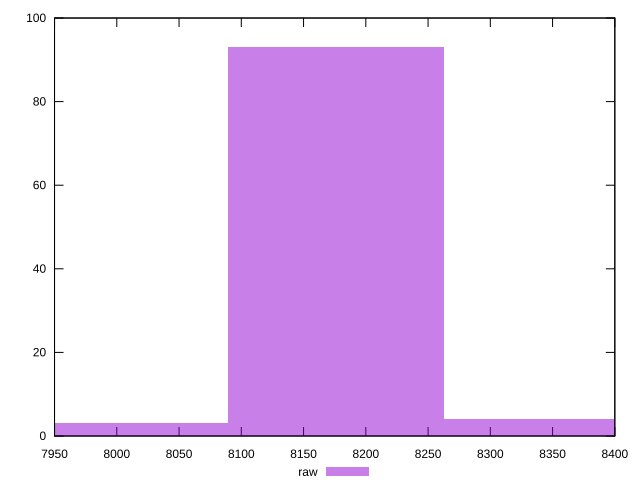

The gnuplot source for this figure:
reset

$raw <<EOF
8176.043451589313 93
8002.085080278902 3
8350.001822899723 4
EOF

set key outside below
set boxwidth 173.9583713104109
set xrange [7950:8400]
set yrange [0:100]
set trange [0:100]
set style fill transparent solid 0.5 noborder
set terminal svg size 640, 490 enhanced background rgb 'white'
set output "reports/report_00031_2021-02-24T23-18-18.084Z/uses-text-compression/samples/astro/raw/histogram.svg"

plot $raw title "raw" with boxes

reset
